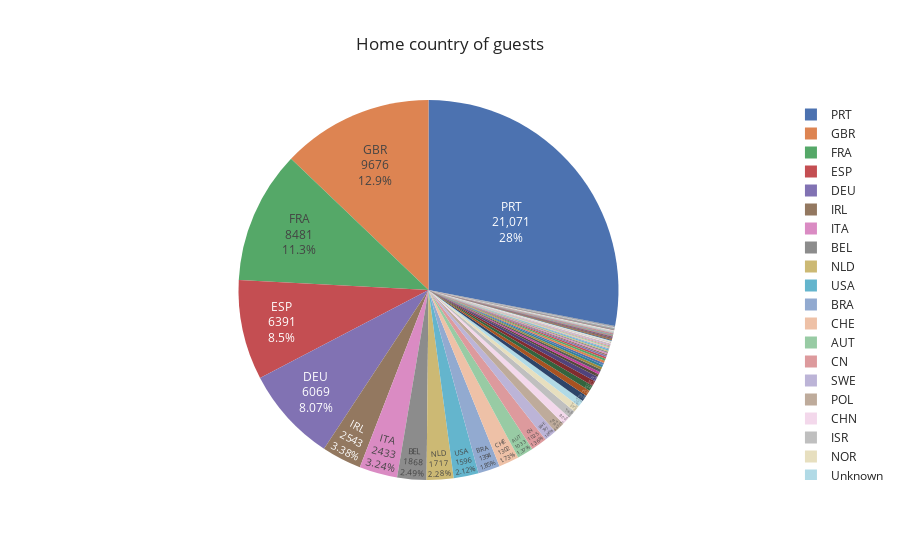

Notebook cell for this chart:
### Code cell
import plotly.express as px
fig = px.pie(country_data,
             values="Number of Guests",
             names="country",
             title="Home country of guests",
             template="seaborn")
fig.update_traces(textposition="inside", textinfo="value+percent+label")
fig.show()

### Figure 1 — Plotly figure (JSON) as saved in the notebook; plotly's stock layout.template omitted (floating-point values rounded to 4 significant figures; data arrays with more than 128 entries replaced by an {"elided": "..."} marker saying what was removed)
{"data": [{"domain": {"x": [0, 1], "y": [0, 1]}, "hovertemplate": "country=%{label}<br>Number of Guests=%{value}<extra></extra>", "labels": {"elided": "166 str values"}, "legendgroup": "", "name": "", "showlegend": true, "textinfo": "value+percent+label", "textposition": "inside", "type": "pie", "values": {"elided": "166 int values"}}], "layout": {"legend": {"tracegroupgap": 0}, "title": {"text": "Home country of guests"}}}
